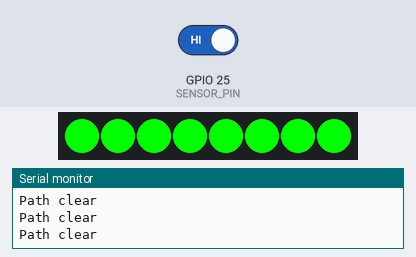
A sketch run on a simulated ESP32. Parts: 8 RGB LEDs in strip order, left to right, the last lines printed to the serial monitor. The test bench sets the inputs (shaded band); at power-on: GPIO 25 (SENSOR_PIN) HIGH.

Above: at 1.2 s.
1.3 s: GPIO 25 (SENSOR_PIN) driven LOW
At 1.6 s:
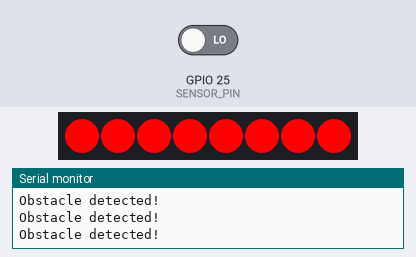
2.8 s: GPIO 25 (SENSOR_PIN) driven HIGH
At 3.2 s:
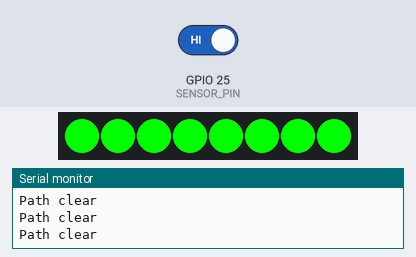
Timing chart, 0 to 5.8 s (numbered marks = the images above; inputs shaded):
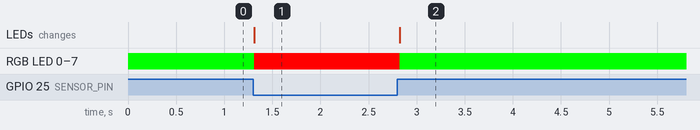

The sketch:

ESP32-detection-senzor.ino
```cpp
#include <Adafruit_NeoPixel.h>

// ----- PIN SETUP -----
#define SENSOR_PIN 25   // IR sensor OUT
#define LED_PIN 26      // RGB LED circle DI
#define NUM_LEDS 8      // change to number of LEDs on your ring

Adafruit_NeoPixel strip(NUM_LEDS, LED_PIN, NEO_GRB + NEO_KHZ800);

void setup() {
  pinMode(SENSOR_PIN, INPUT);  // IR sensor input
  strip.begin();               // initialize LED strip
  strip.show();                // turn all LEDs off
  Serial.begin(115200);
  Serial.println("Obstacle sensor + RGB LED ready!");
}

// ----- FUNCTION TO SET LED COLOR -----
void setColor(uint32_t color) {
  for (int i = 0; i < NUM_LEDS; i++) {
    strip.setPixelColor(i, color);
  }
  strip.show();
}

void loop() {
  int obstacle = digitalRead(SENSOR_PIN);

  if (obstacle == LOW) { // obstacle detected
    setColor(strip.Color(255, 0, 0));  // RED
    Serial.println("Obstacle detected!");
  } else {               // path clear
    setColor(strip.Color(0, 255, 0));  // GREEN
    Serial.println("Path clear");
  }

  delay(50); // small delay to avoid flickering
}
```

Measured:
- after the input at 1.3 s, RGB LED 0–7: RGB(0, 255, 0) → RGB(255, 0, 0) at once; the LEDs: change at once (image 1)
- after the input at 2.8 s, RGB LED 0–7: RGB(255, 0, 0) → RGB(0, 255, 0) at once; the LEDs: change at once (image 2)
